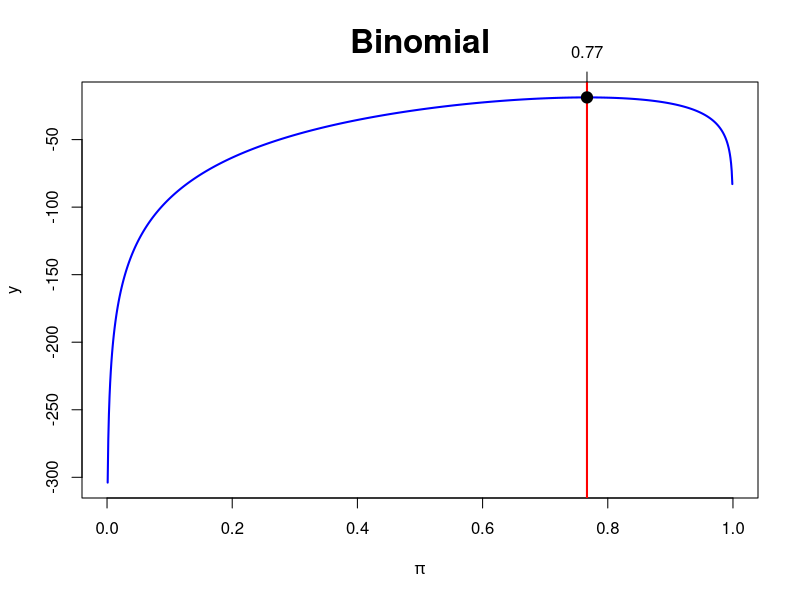
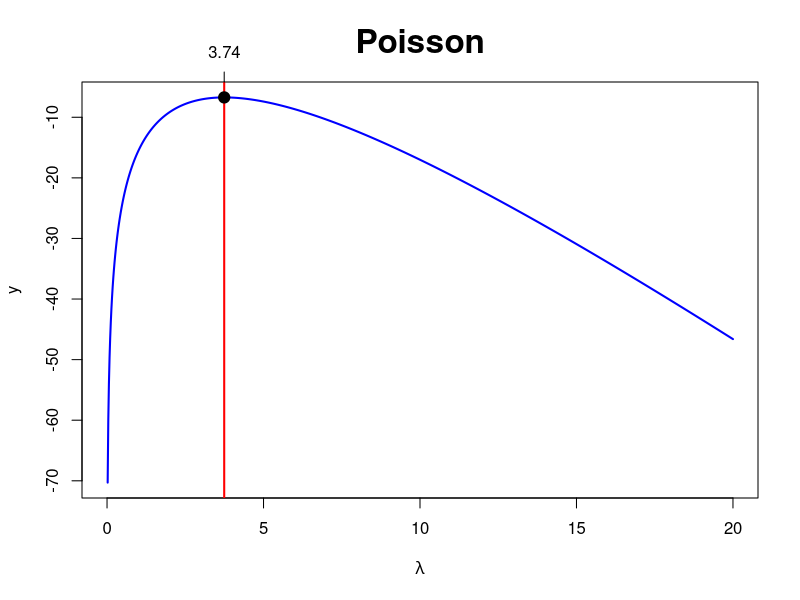
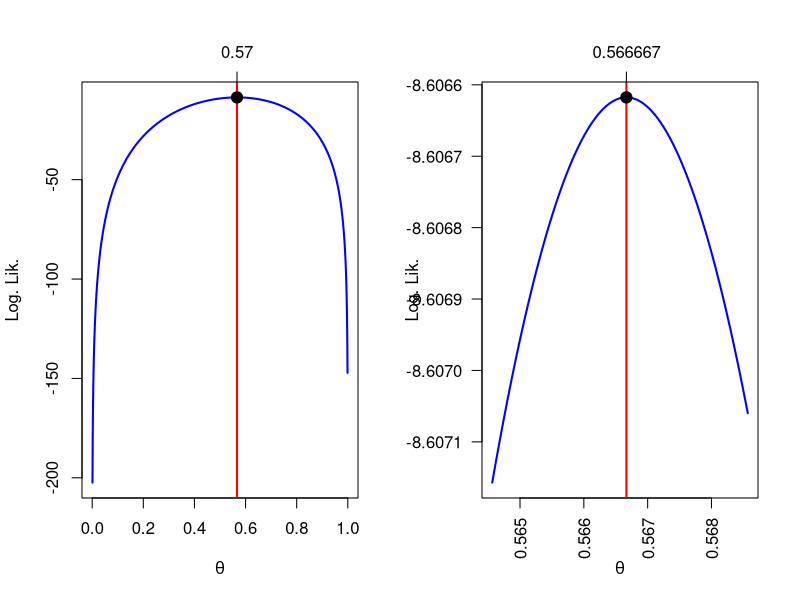
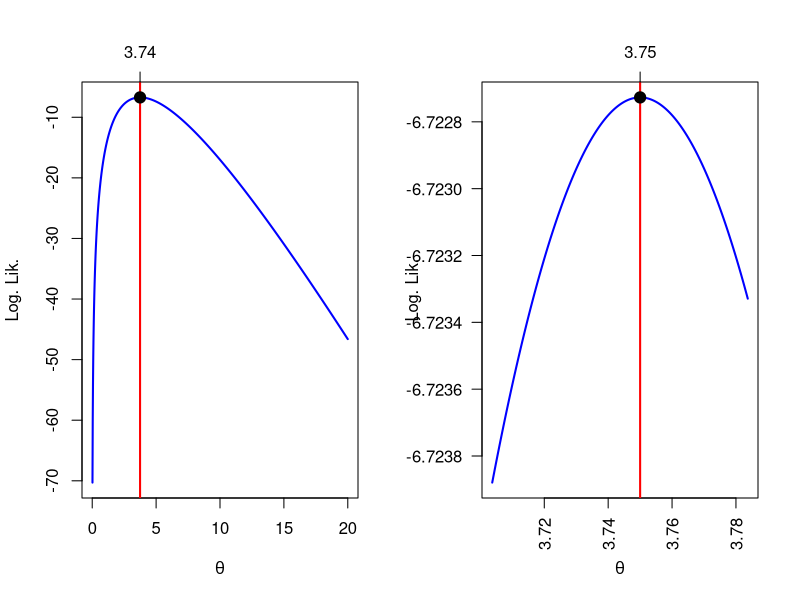
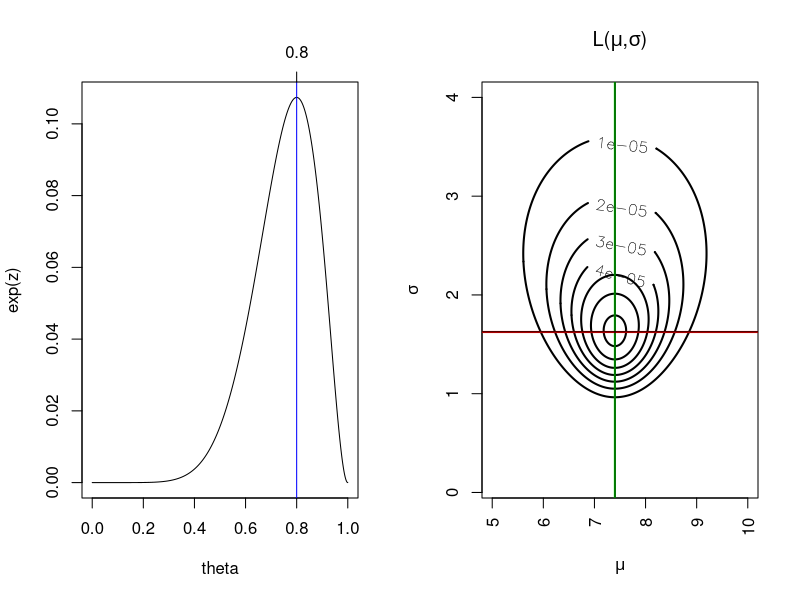
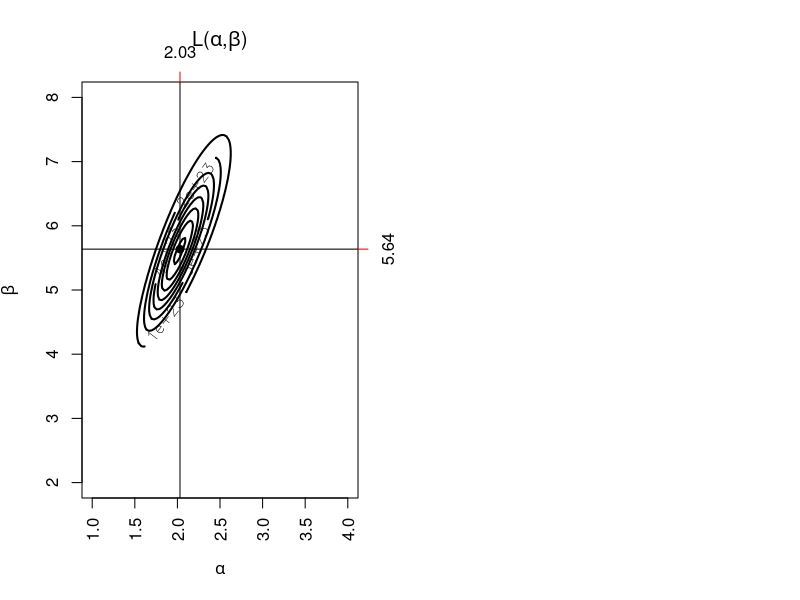
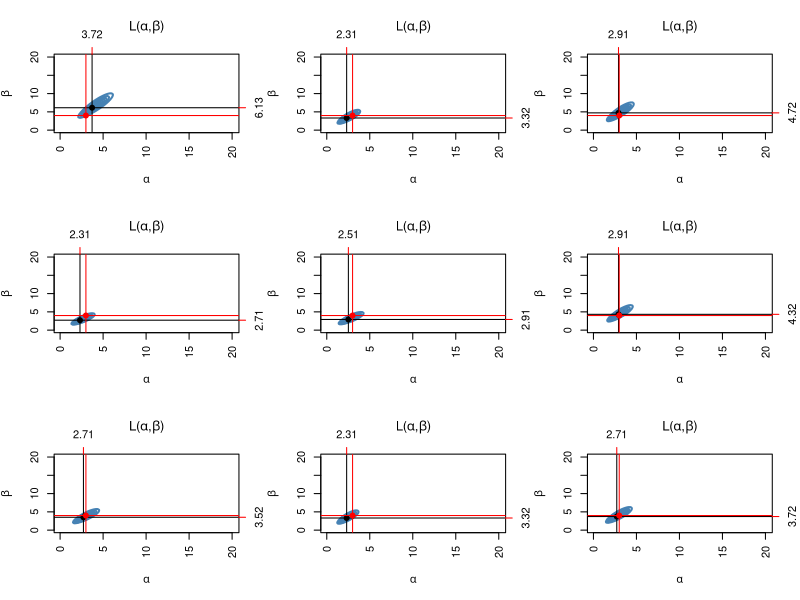
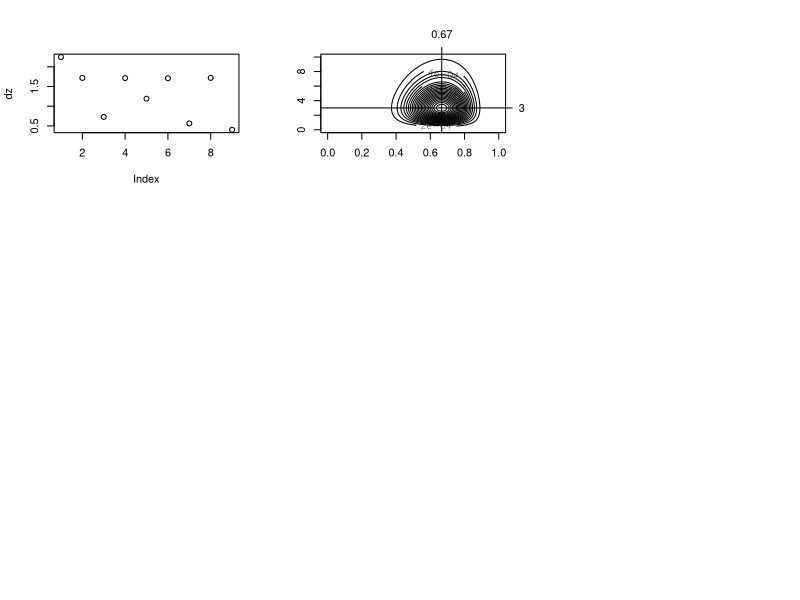

These charts were generated, in order, by the following R code:


# maximum likelihood for univariate likelihoods

# various log likelihoods defined
logbin = function(x, param)
  log(dbinom(x, prob = param, size = 10))
logpoiss = function(x, param)
  log(dpois(x, lambda = param))
logexp = function(x, param)
  log(dexp(x, rate = param))

#max likelihood function
## For repeated sampling from same distribution
mymaxlik = function(lfun, x, param, ...) {
  # how many param values are there?
  np = length(param)
  # outer -- notice the order, x then param
  # this produces a matrix -- try outer(1:4,5:10,function(x,y) paste(x,y,sep=" "))   to understand
  z = outer(x, param, lfun)
  # z is a matrix where each x,param is replaced with the function evaluated at those values
  y = apply(z, 2, sum)
  
  # y is a vector made up of the column sums
  # Each y is the log lik for a new parameter value
  plot(param,
       y,
       col = "Blue",
       type = "l",
       lwd = 2,
       ...)
  # which gives the index for the value of y == max.
  # there could be a max between two values of the parameter, therefore 2 indices
  # the first max will take the larger indice
  i = max(which(y == max(y)))
  abline(v = param[i], lwd = 2, col = "Red")
  
  # plots a nice point where the max lik is
  points(param[i],
         y[i],
         pch = 19,
         cex = 1.5,
         col = "Black")
  axis(3, param[i], round(param[i], 2))
  #check slopes. If it is a max the slope shoud change sign from + to
  # We should get three + and two -vs
  ifelse(i - 3 >= 1 &
           i + 2 <= np,
         slope <-
           (y[(i - 2):(i + 2)] - y[(i - 3):(i + 1)]) / (param[(i - 2):(i + 2)] - param[(i -
                                                                                          3):(i + 1)]),
         slope <- "NA")
  return(list(
    i = i,
    parami = param[i],
    yi = y[i],
    slope = slope
  ))
}

mymaxlik(
  x = c(9, 9, 1, 9, 9, 9),
  param = seq(0, 1, length = 1000),
  lfun = logbin,
  xlab = expression(pi),
  main = "Binomial",
  cex.main = 2
)
mymaxlik(
  x = c(3, 4, 3, 5),
  param = seq(0, 20, length = 1000),
  lfun = logpoiss,
  xlab = expression(lambda),
  main = "Poisson",
  cex.main = 2
)



#mymaxlik(x=c(3,4,5,2,3,4,5,5,5,1),param=seq(0,1,length=1000),lfun=logbin2)
###### Improving accuracy #####

logbin = function(x, param)
  log(dbinom(x, prob = param, size = 10))
logpoiss = function(x, param)
  log(dpois(x, lambda = param))


mymld = function(lfun, x, param, delta = 0.0001) {
  # param = parameter values, delta=accuracy, x=data
  z = outer(x, param, lfun)    # create outer product and evaluate at lfun
  y = apply(z, 2, sum) # x by param, 2=columns , sum columns = sum of log lik
  
  i = max(which(y == max(y)))# the index for which y is biggest, if two then take the last one
  
  param2 = seq(param[i - 2], param[i + 2], by = delta)# The maximum will be between these two, increments by delta
  zz = outer(x, param2, lfun) # new z, call it zz
  yy = apply(zz, 2, sum)   # new y, call it yy
  ii = max(which(yy == max(yy)))# new i,  call it ii , if two, take max of them (last one)
  layout(matrix(
    c(1, 2),
    nr = 1,
    nc = 2,
    byrow = TRUE
  ))# divide plotting space for two graphs
  plot(
    param,
    y,
    col = "Blue",
    type = "l",
    lwd = 2,
    ylab = "Log. Lik.",
    xlab = expression(theta)
  )# plot log lik Vs parameter values
  abline(v = param[i], lwd = 2, col = "Red") # Show vertical line at estimated value
  axis(3, param[i], round(param[i], 2))
  points(param[i],
         y[i],
         pch = 19,
         cex = 1.5,
         col = "Black")# Plot the point
  plot(
    param2,
    yy,
    col = "Blue",
    type = "l",
    lwd = 2,
    ylab = "Log. Lik.",
    xlab = expression(theta),
    las = 2
  ) # construct new plot for refined estimate
  abline(v = param2[ii], lwd = 2, col = "Red")  # new verical line
  val = round(param2[ii], abs(log10(delta))) ## rounds to the nth place where n is st delta=10^-n.
  axis(3, param2[ii], val)
  points(param2[ii],
         yy[ii],
         pch = 19,
         cex = 1.5,
         col = "Black")
}

mymld(
  x = c(5, 5, 6, 6, 6, 6),
  param = seq(0, 1, length = 1000),
  lfun = logbin,
  delta = 0.000001
)
mymld(
  x = c(3, 4, 3, 5),
  param = seq(0, 20, length = 1000),
  lfun = logpoiss
)

####### End of improving accuracy ######


## Joint density has one unknown common parameter but different values for the other parameters
## We need only make L(theta)

logbin2 = function(theta) {
  log(dbinom(1, prob = theta, size = 2)) + log(dbinom(7, prob = theta, size =
                                                        8))
}

mymaxlikg = function(lfun = "logbin2", theta) {
  # default log lik is a combination bin
  nth = length(theta)  # nu. of valuse used in theta
  thmat = matrix(theta,
                 nr = nth,
                 nc = 1,
                 byrow = TRUE) # Matrix of theta
  z = apply(thmat, 1, lfun) # z holds the log lik values
  zmax = max(which(z == max(z)))  # finding the INDEX of the max lik
  plot(theta, exp(z), type = "l") # plot of lik
  abline(v = theta[zmax], col = "Blue")   #  verical line through max
  axis(3, theta[zmax], round(theta[zmax], 4))  # one tick on the third axis
  theta[zmax]   # theta corresponding to max lik
}

mymaxlikg(theta = seq(0, 1, length = 10000))

######################################### TWO parameters ##########################

# Make a max lik function for two parameters


mymlnorm = function(x, mu, sig, ...) {
  #x sample vector
  nmu = length(mu) # number of values in mu
  nsig = length(sig)
  n = length(x) # sample size
  zz = c()    ## initialize a new vector
  lfun = function(x, m, p)
    log(dnorm(x, mean = m, sd = p))   # log lik for normal
  for (j in 1:nsig) {
    z = outer(x, mu, lfun, p = sig[j]) # z a matrix
    # col 1 of z contains lfun evaluated at each x with first value of mu,
    # col2 each x with 2nd value of m
    # all with sig=sig[j]
    y = apply(z, 2, sum)
    # y is a vector filled with log lik values,
    # each with a difft mu and all with the same sig[j]
    zz = cbind(zz, y)
    ## zz is the matrix with each column containing log L values, rows difft mu, cols difft sigmas
  }
  maxl = max(exp(zz))
  coord = which(exp(zz) == maxl, arr.ind = TRUE)
  maxlsig = apply(zz, 1, max)
  contour(
    mu,
    sig,
    exp(zz),
    las = 3,
    xlab = expression(mu),
    ylab = expression(sigma),
    axes = TRUE,
    main = expression(paste("L(", mu, ",", sigma, ")", sep = "")),
    ...
  )
  mlx = round(mean(x), 2)  # theoretical
  mly = round(sqrt((n - 1) / n) * sd(x), 2)
  #axis(1,at=c(0:20,mlx),labels=sort(c(0:20,mlx)))
  #axis(2,at=c(0:20,mly),labels=TRUE)
  abline(v = mean(x), lwd = 2, col = "Green")
  abline(h = sqrt((n - 1) / n) * sd(x),
         lwd = 2,
         col = "Red")
  
  # Now find the estimates from the co-ords
  muest = mu[coord[1]]
  sigest = sig[coord[2]]
  
  abline(v = muest, h = sigest)
  return(list(x = x, coord = coord, maxl = maxl))
}

mymlnorm(
  x = c(5, 7, 7, 8, 10),
  mu = seq(5, 10, length = 1000),
  sig = seq(0.1, 4, length = 1000),
  lwd = 2,
  labcex = 1
)



##### Beta distribution

mymlbeta = function(x, alpha, beta, ...) {
  #x sample vector
  na = length(alpha) # number of values in alpha
  nb = length(beta)
  n = length(x) # sample size
  zz = c()    ## initialize a new vector
  lfun = function(x, a, b)
    log(dbeta(x, shape1 = a, shape2 = b))   # log lik for beta
  for (j in 1:nb) {
    z = outer(x, alpha, lfun, b = beta[j]) # z a matrix
    # col 1 of z contains lfun evaluated at each x with first value of alpha,
    # col2 each x with 2nd value of a
    # all with b=beta[j]
    y = apply(z, 2, sum)
    # y is a vector filled with log lik values,
    # each with a difft alpha and all with the same sig[j]
    zz = cbind(zz, y)
    ## zz is the matrix with each column containing log L values, rows difft alpha, cols difft betas
  }
  maxl = max(exp(zz))    # max lik
  coord = which(exp(zz) == maxl, arr.ind = TRUE)  # find the co-ords of the max
  aest = alpha[coord[1]] # mxlik estimate of alpha
  best = beta[coord[2]]
  contour(
    alpha,
    beta,
    exp(zz),
    las = 3,
    xlab = expression(alpha),
    ylab = expression(beta),
    axes = TRUE,
    main = expression(paste("L(", alpha, ",", beta, ")", sep = "")),
    ...
  )
  
  abline(v = aest, h = best)
  points(aest, best, pch = 19)
  axis(4, best, round(best, 2), col = "Red")
  axis(3, aest, round(aest, 2), col = "Red")
  return(list(
    x = x,
    coord = coord,
    maxl = maxl,
    maxalpha = aest,
    maxbeta = best
  ))
}

mymlbeta(
  x = rbeta(100, shape1 = 2, shape2 = 5),
  alpha = seq(1, 4, length = 100),
  beta = seq(2, 8, length = 100),
  lwd = 2,
  labcex = 1
)

## Examine the variability of the maximum likelihood from sample to sample
## This could form the core of a new function
## Boot Max Lik
layout(matrix(1:9, nr = 3, nc = 3, byrow = TRUE))
z = c()
a = 3
b = 4
sam = rbeta(30, shape1 = a, shape2 = b)
nsam = length(sam)
for (i in 1:9) {
  w = mymlbeta(
    x = sample(sam, nsam, replace = TRUE),
    alpha = seq(0.1, 20, length = 100),
    beta = seq(0.1, 20, length = 100),
    lwd = 2,
    labcex = 1,
    col = "steelblue"
  )
  points(a, b, col = "Red", pch = 19)
  abline(v = a, h = b, col = "Red")
  z <- rbind(z, c(w$maxalpha, w$maxbeta))
}
colnames(z) = c("alpha", "beta")
z
dz = apply(z - c(a, b), 1, function(x)
  sqrt(sum(x ^ 2)))
plot(dz)
which(dz > 4)


### 2 parameters with a general log  likelihood

logbinpois = function(theta1, theta2)
  log(dbinom(5, size = 10, prob = theta1)) + log(dbinom(7, size = 8, prob =
                                                          theta1)) + log(dpois(3, lambda = theta2))

maxlikg2 = function(theta1, theta2, lfun = "logbinpois", ...) {
  n1 = length(theta1)
  n2 = length(theta2)
  z = outer(theta1, theta2, lfun)
  contour(theta1, theta2, exp(z), ...) # exp(z) gives the lik
  maxl = max(exp(z))    # max lik
  coord = which(exp(z) == maxl, arr.ind = TRUE)  # find the co-ords of the max
  th1est = theta1[coord[1]] # mxlik estimate of theta1
  th2est = theta2[coord[2]]
  abline(v = th1est, h = th2est)
  axis(3, th1est, round(th1est, 2))
  axis(4, th2est, round(th2est, 2), las = 1)
  list(th1est = th1est, th2est = th2est)
}
maxlikg2(
  theta1 = seq(0, 1, length = 1000),
  theta2 = seq(0, 10, length = 1000),
  nlevels = 20
)
